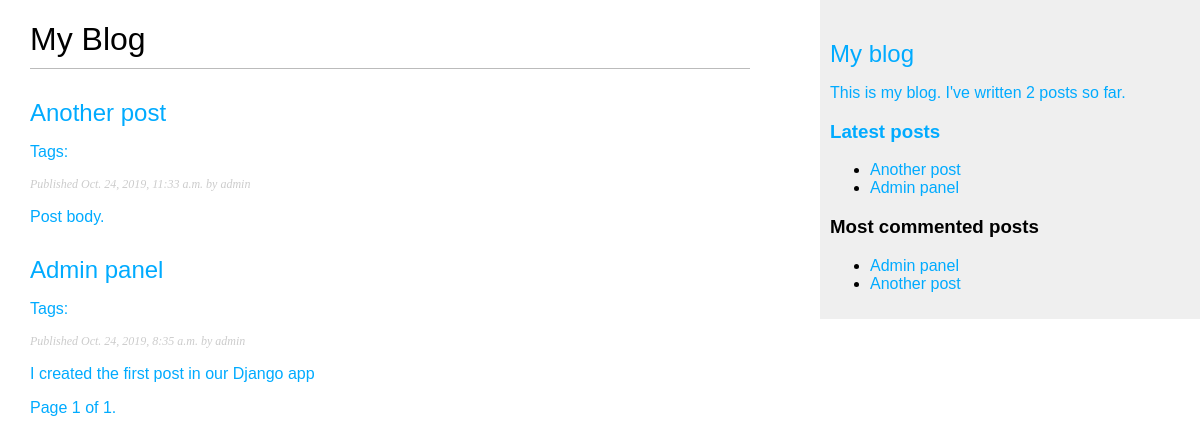
The page /blog/?page=2 on the database as committed earlier.
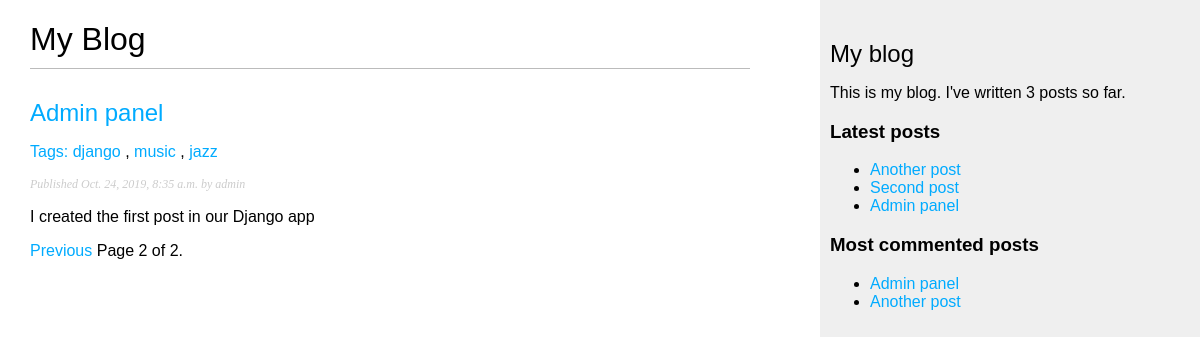
The same page on the database as committed later.
### blog/models.py (models this page shows, shortened)
class Post(models.Model):
	STATUS_CHOICES = (
		('draft', 'Draft'),
		('published', 'Published'),
	)
	title = models.CharField(max_length=250)
	slug = models.SlugField(max_length=250, unique_for_date='publish')
	author = models.ForeignKey(User, on_delete=models.CASCADE, related_name='blog_posts')
	body = models.TextField()
	publish = models.DateTimeField(default=timezone.now)
	created = models.DateTimeField(auto_now_add=True)
	updated = models.DateTimeField(auto_now=True)
	status = models.CharField(max_length=10, choices=STATUS_CHOICES, default='draft')
	objects = models.Manager() # Default manager
	published = PublishedManager() # New manager
	tags = TaggableManager()
	class Meta:
		ordering = ('-publish',)
	def get_absolute_url(self):
		return reverse('blog:post_detail', args=[self.publish.year, self.publish.month, self.publish.day, self.slug])

### blog/views.py (the view)
# urls.py: path('', views.post_list, name='post_list'),
def post_list(request, tag_slug=None):
	object_list = Post.published.all()
	tag = None
	if tag_slug:
		tag = get_object_or_404(Tag, slug=tag_slug)
		object_list = object_list.filter(tags__in=[tag])
	paginator = Paginator(object_list, 2)
	page = request.GET.get('page')
	try:
		posts = paginator.page(page)
	except PageNotAnInteger:
		posts = paginator.page(1)
	except EmptyPage:
		posts = paginator.page(paginator.num_pages)
	return render(request, 'blog/post/list.html', {'page': page, 'posts': posts, 'tag': tag})

### blog/models.py (called while the page is built)
		def get_queryset(self):
			return super().get_queryset().filter(status='published')

### blog/templatetags/blog_tags.py (called while the page is built)
@register.simple_tag
def total_posts():
	return Post.published.count()

@register.inclusion_tag('blog/post/latest_posts.html')
def show_latest_posts(count=5):
	latest_posts = Post.published.order_by('-publish')[:count]
	return {'latest_posts': latest_posts}

@register.simple_tag
def get_most_commented_posts(count=2):
	return Post.published.annotate(total_comments=Count('comments'))\
							.order_by('-total_comments')[:count]

@register.filter(name='markdown')
def markdown_format(text):
	return mark_safe(markdown.markdown(text))

### blog/templates/blog/post/list.html (shortened to what this page needs)
{% extends "blog/base.html" %}
{% load blog_tags %}
{% block content %}
	<h1>My Blog</h1>
	{% for post in posts %}
		<h2>
			<a href="{{ post.get_absolute_url }}">{{ post.title }}<a/>
		</h2>
		<p class="tags">Tags:
			{% for tag in post.tags.all %}
				<a href="{% url 'blog:post_list_by_tag' tag.slug %}">
					{{ tag.name }}
				</a>
				{% if not forloop.last %}, {% endif %}
			{% endfor %}
		</p>
		<p class="date">Published {{ post.publish }} by {{ post.author }}</p>
		{{ post.body|markdown|truncatewords_html:30 }}
	{% endfor %}
	{% include "pagination.html" with page=posts %}
{% endblock %}

### blog/templates/blog/base.html (shortened to what this page needs)
{% load blog_tags %}
{% load static %}
<!DOCTYPE html>
<html lang="en">
<head>
	<link href="{% static 'css/blog.css' %}" rel="stylesheet">
</head>
<body>
	<div id="content">
		{% block content %}
		{% endblock %}
	</div>
	<div id="sidebar">
		<h2>My blog</h2>
		<p>This is my blog. I've written {% total_posts %} posts so far.</p>
		<h3>Latest posts</h3>
		{% show_latest_posts 3 %}
		<h3>Most commented posts</h3>
		{% get_most_commented_posts as most_commented_posts %}
		<ul>
			{% for post in most_commented_posts %}
				<li><a href="{{ post.get_absolute_url }}">{{ post.title }}</a></li>
			{% endfor %}
		</ul>
	</div>
</body>
</html>

### blog/templates/blog/post/latest_posts.html
<ul>
	{% for post in latest_posts %}
		<li><a href="{{ post.get_absolute_url }}">{{ post.title }}</a></li>
	{% endfor %}
</ul>

Rows that differ between the two databases and show on the page:
no longer on one of the page's lists (row unchanged): Post: title "Another post", publish "Oct. 24, 2019, 11:33 a.m.", author "admin", body "Post body."
added Tag: name "django", shown under Post "Admin panel"
added Tag: name "music", shown under Post "Admin panel"
added Tag: name "jazz", shown under Post "Admin panel"
now on this page (row edited): Post: title "Second post", shown under "Latest posts"
Other text that changed with them:
{{ page.number }}: "1" → "2"
{{ page.paginator.num_pages }}: "1" → "2"
text no longer shown: "2"
text now shown: "Previous 3"
